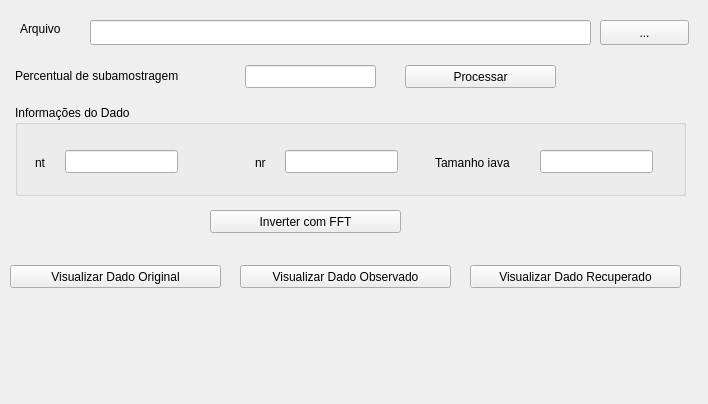
<?xml version="1.0" encoding="UTF-8"?>
<ui version="4.0">
 <class>Form</class>
 <widget class="QWidget" name="Form">
  <property name="geometry">
   <rect>
    <x>0</x>
    <y>0</y>
    <width>708</width>
    <height>404</height>
   </rect>
  </property>
  <property name="windowTitle">
   <string>LENEP/UENF - CS</string>
  </property>
  <widget class="QLabel" name="label">
   <property name="geometry">
    <rect>
     <x>20</x>
     <y>20</y>
     <width>67</width>
     <height>17</height>
    </rect>
   </property>
   <property name="text">
    <string>Arquivo</string>
   </property>
  </widget>
  <widget class="QLineEdit" name="txtArquivo">
   <property name="geometry">
    <rect>
     <x>90</x>
     <y>20</y>
     <width>501</width>
     <height>25</height>
    </rect>
   </property>
  </widget>
  <widget class="QPushButton" name="btnArquivo">
   <property name="geometry">
    <rect>
     <x>600</x>
     <y>20</y>
     <width>89</width>
     <height>25</height>
    </rect>
   </property>
   <property name="text">
    <string>...</string>
   </property>
  </widget>
  <widget class="QLineEdit" name="txtPercentualSubAmostragem">
   <property name="geometry">
    <rect>
     <x>245</x>
     <y>65</y>
     <width>131</width>
     <height>23</height>
    </rect>
   </property>
  </widget>
  <widget class="QLabel" name="label_2">
   <property name="geometry">
    <rect>
     <x>15</x>
     <y>65</y>
     <width>211</width>
     <height>21</height>
    </rect>
   </property>
   <property name="text">
    <string>Percentual de subamostragem</string>
   </property>
  </widget>
  <widget class="QPushButton" name="btnProcessar">
   <property name="geometry">
    <rect>
     <x>405</x>
     <y>65</y>
     <width>151</width>
     <height>23</height>
    </rect>
   </property>
   <property name="text">
    <string>Processar</string>
   </property>
  </widget>
  <widget class="QGroupBox" name="groupBox">
   <property name="geometry">
    <rect>
     <x>15</x>
     <y>105</y>
     <width>671</width>
     <height>91</height>
    </rect>
   </property>
   <property name="title">
    <string>Informações do Dado</string>
   </property>
   <widget class="QLabel" name="label_3">
    <property name="geometry">
     <rect>
      <x>20</x>
      <y>50</y>
      <width>59</width>
      <height>15</height>
     </rect>
    </property>
    <property name="text">
     <string>nt</string>
    </property>
   </widget>
   <widget class="QLabel" name="label_4">
    <property name="geometry">
     <rect>
      <x>240</x>
      <y>50</y>
      <width>59</width>
      <height>15</height>
     </rect>
    </property>
    <property name="text">
     <string>nr</string>
    </property>
   </widget>
   <widget class="QLineEdit" name="TxtNt">
    <property name="geometry">
     <rect>
      <x>50</x>
      <y>45</y>
      <width>113</width>
      <height>23</height>
     </rect>
    </property>
    <property name="readOnly">
     <bool>true</bool>
    </property>
   </widget>
   <widget class="QLineEdit" name="TxtNr">
    <property name="geometry">
     <rect>
      <x>270</x>
      <y>45</y>
      <width>113</width>
      <height>23</height>
     </rect>
    </property>
    <property name="readOnly">
     <bool>true</bool>
    </property>
   </widget>
   <widget class="QLabel" name="label_5">
    <property name="geometry">
     <rect>
      <x>420</x>
      <y>50</y>
      <width>91</width>
      <height>16</height>
     </rect>
    </property>
    <property name="text">
     <string>Tamanho iava</string>
    </property>
   </widget>
   <widget class="QLineEdit" name="TxtIava">
    <property name="geometry">
     <rect>
      <x>525</x>
      <y>45</y>
      <width>113</width>
      <height>23</height>
     </rect>
    </property>
    <property name="readOnly">
     <bool>true</bool>
    </property>
   </widget>
  </widget>
  <widget class="QPushButton" name="btnVisualizarDadoOriginal">
   <property name="geometry">
    <rect>
     <x>10</x>
     <y>265</y>
     <width>211</width>
     <height>23</height>
    </rect>
   </property>
   <property name="text">
    <string>Visualizar Dado Original</string>
   </property>
  </widget>
  <widget class="QPushButton" name="btnVisualizarDadoObservado">
   <property name="geometry">
    <rect>
     <x>240</x>
     <y>265</y>
     <width>211</width>
     <height>23</height>
    </rect>
   </property>
   <property name="text">
    <string>Visualizar Dado Observado</string>
   </property>
  </widget>
  <widget class="QPushButton" name="btnInverterFft">
   <property name="geometry">
    <rect>
     <x>210</x>
     <y>210</y>
     <width>191</width>
     <height>23</height>
    </rect>
   </property>
   <property name="text">
    <string>Inverter com FFT</string>
   </property>
  </widget>
  <widget class="QPushButton" name="btnVisualizarDadoRecuperado">
   <property name="geometry">
    <rect>
     <x>470</x>
     <y>265</y>
     <width>211</width>
     <height>23</height>
    </rect>
   </property>
   <property name="text">
    <string>Visualizar Dado Recuperado</string>
   </property>
  </widget>
 </widget>
 <resources/>
 <connections/>
</ui>
